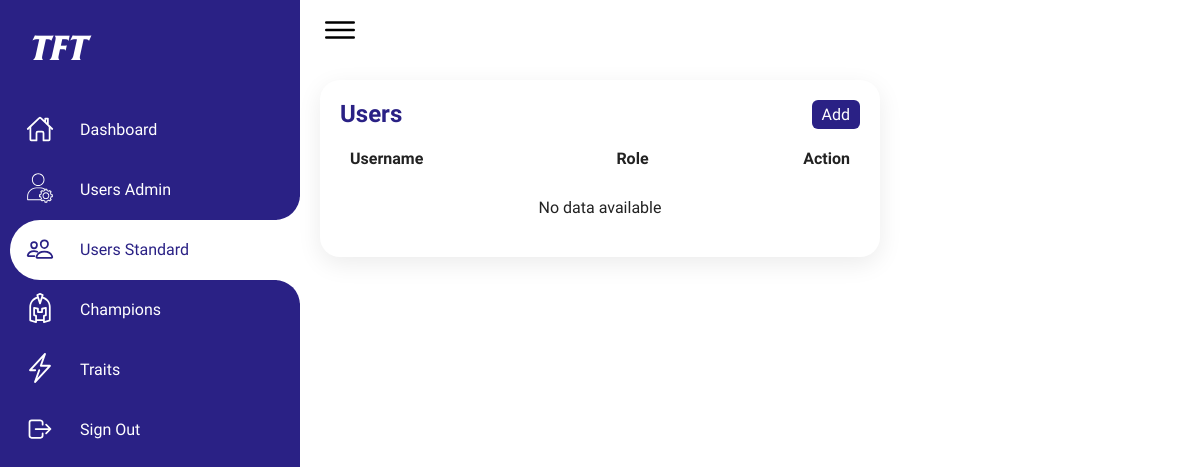
Before: /dashboard/users/usersstandard.php with the older database file.
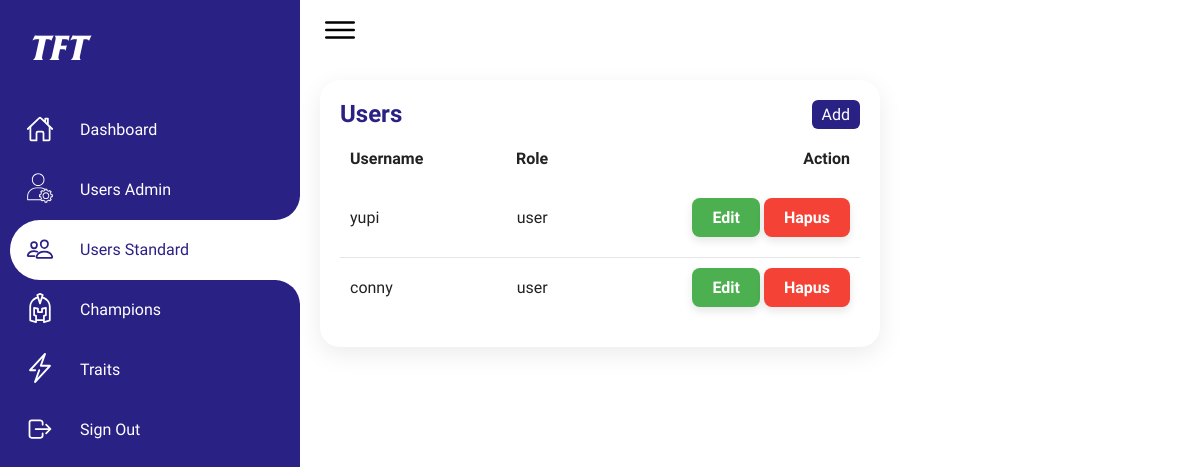
After: the same page with the newer database file.
### tables this page shows
CREATE TABLE `users` (
  `id` int(11) NOT NULL,
  `username` varchar(20) NOT NULL,
  `password` varchar(200) NOT NULL,
  `role` varchar(10) NOT NULL
);

### dashboard/users/usersstandard.php (the view, shortened to what this page needs)
<!DOCTYPE html>
<html lang="en">
<head>
    <link rel="stylesheet" href="../../public/styles/users.css">
</head>
<body>
    <div class="container">
        <div class="navigation">
            <ul>
                <li>
                    <a href="#">
                        <span class="icon">
                            <span class="title">TFT</span>
                        </span>
                    </a>
                </li>
                <li>
                    <a href="../index.php">
                        <span class="icon">
                            <ion-icon name="home-outline"></ion-icon>
                        </span>
                        <span class="title">Dashboard</span>
                    </a>
                </li>
                <li>
                    <a href="usersadmin.php">
                        <span class="icon">
                        </span>
                        <span class="title">Users Admin</span>
                    </a>
                </li>
                <li class='active'>
                    <a href="usersstandard.php">
                        <span class="icon">
                            <ion-icon name="people-outline"></ion-icon>
                        </span>
                        <span class="title">Users Standard</span>
                    </a>
                </li>
                <li>
                    <a href="../champions/champions.php">
                        <span class="icon">
                        </span>
                        <span class="title">Champions</span>
                    </a>
                </li>
                <li>
                    <a href="../traits/traits.php">
                        <span class="icon">
                        </span>
                        <span class="title">Traits</span>
                    </a>
                </li>
                <li>
                    <a href="../logout.php">
                        <span class="icon">
                            <ion-icon name="log-out-outline"></ion-icon>
                        </span>
                        <span class="title">Sign Out</span>
                    </a>
                </li>
            </ul>
        </div>
        <div class="main">
            <div class="topbar">
                <div class="toggle">
                    <ion-icon name="menu-outline"></ion-icon>
                </div>
            </div>
            <div class="details">
                <div class="listUsers">
                    <div class="cardHeader">
                        <h2>Users</h2>
                        <a href="#" class="btn btn-add">Add</a>
                    </div>
                    <table>
                        <thead>
                            <tr>
                                <td>Username</td>
                                <td>Role</td>
                                <td>Action</td>
                            </tr>
                        </thead>
                        <tbody>
                            <?php
                            include "../../backend/main.php";
                            $data = mysqli_query($conn, "select * from users where role='user'");
                            if(mysqli_num_rows($data) > 0) {
                                while($d = mysqli_fetch_array($data)) {
                                    ?>
                                    <tr>
                                        <td><?php echo $d['username']; ?></td>
                                        <td><?php echo $d['role']; ?></td>
                                        <td class='action'>
                                            <a href="#" data-id="<?php echo $d['id']; ?>" data-username="<?php echo $d['username']; ?>" data-role="<?php echo $d['role']; ?>"  data-file="<?php echo 'usersstandard'; ?>" class="btn btn-edit">Edit</a>
                                            <a href="#" data-id="<?php echo $d['id']; ?>" data-file="<?php echo 'usersstandard'; ?>" class="btn btn-delete">Hapus</a>
                                        </td>
                                    </tr>
                                    <?php
                                }
                            } else {
                                ?>
                                    <tr class="no-data">
                                        <td colspan="3" style="text-align: center;">No data available</td>
                                    </tr>
                                    <?php
                            }
                            ?>
                        </tbody>
                    </table>
                </div>
            </div>
        </div>
    </div>
</body>
</html>

Changed rows visible on the page:
added users: username "yupi", role "user"
added users: username "conny", role "user"
Other visible differences:
text no longer shown: "No data available"
